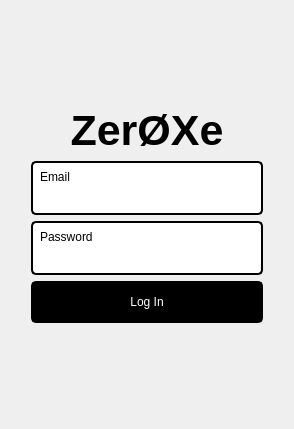
<?xml version="1.0" encoding="UTF-8"?>
<ui version="4.0">
 <class>Form</class>
 <widget class="QWidget" name="Form">
  <property name="geometry">
   <rect>
    <x>0</x>
    <y>0</y>
    <width>294</width>
    <height>429</height>
   </rect>
  </property>
  <property name="windowTitle">
   <string>Form</string>
  </property>
  <layout class="QGridLayout" name="gridLayout">
   <item row="0" column="2">
    <spacer name="verticalSpacerTop">
     <property name="orientation">
      <enum>Qt::Orientation::Vertical</enum>
     </property>
     <property name="sizeHint" stdset="0">
      <size>
       <width>20</width>
       <height>40</height>
      </size>
     </property>
    </spacer>
   </item>
   <item row="1" column="0">
    <spacer name="horizontalSpacerLeft">
     <property name="orientation">
      <enum>Qt::Orientation::Horizontal</enum>
     </property>
     <property name="sizeHint" stdset="0">
      <size>
       <width>40</width>
       <height>20</height>
      </size>
     </property>
    </spacer>
   </item>
   <item row="1" column="1" colspan="2">
    <widget class="QWidget" name="widgetCard" native="true">
     <property name="minimumSize">
      <size>
       <width>250</width>
       <height>0</height>
      </size>
     </property>
     <property name="styleSheet">
      <string notr="true">#widgetCard .QWidget {
background-color: White;
border: 2px solid black;
border-radius: 5%;
}

#widgetCard #widgetButton {
background-color: black;
}

#widgetCard .QLineEdit {
border: none;
}

#widgetCard .QPushButton {
border: none;
background-color:  black;
color: white;
}</string>
     </property>
     <layout class="QVBoxLayout" name="verticalLayout">
      <item>
       <widget class="QLabel" name="labelTitle">
        <property name="font">
         <font>
          <pointsize>32</pointsize>
          <bold>true</bold>
         </font>
        </property>
        <property name="text">
         <string>ZerØXe</string>
        </property>
        <property name="alignment">
         <set>Qt::AlignmentFlag::AlignCenter</set>
        </property>
        <property name="wordWrap">
         <bool>true</bool>
        </property>
       </widget>
      </item>
      <item>
       <widget class="QWidget" name="widgetEmail" native="true">
        <layout class="QVBoxLayout" name="verticalLayout_2">
         <item>
          <widget class="QLabel" name="labelEmail">
           <property name="text">
            <string>Email</string>
           </property>
          </widget>
         </item>
         <item>
          <widget class="QLineEdit" name="lineEditEmail"/>
         </item>
        </layout>
       </widget>
      </item>
      <item>
       <widget class="QWidget" name="widgetPassword" native="true">
        <layout class="QVBoxLayout" name="verticalLayout_3">
         <item>
          <widget class="QLabel" name="labelPassword">
           <property name="text">
            <string>Password</string>
           </property>
          </widget>
         </item>
         <item>
          <widget class="QLineEdit" name="lineEditPassword">
           <property name="echoMode">
            <enum>QLineEdit::EchoMode::Password</enum>
           </property>
          </widget>
         </item>
        </layout>
       </widget>
      </item>
      <item>
       <widget class="QWidget" name="widgetButton" native="true">
        <layout class="QVBoxLayout" name="verticalLayout_4">
         <item>
          <widget class="QPushButton" name="pushButtonLogIn">
           <property name="minimumSize">
            <size>
             <width>0</width>
             <height>24</height>
            </size>
           </property>
           <property name="text">
            <string>Log In</string>
           </property>
          </widget>
         </item>
        </layout>
       </widget>
      </item>
     </layout>
    </widget>
   </item>
   <item row="1" column="3">
    <spacer name="horizontalSpacerRight">
     <property name="orientation">
      <enum>Qt::Orientation::Horizontal</enum>
     </property>
     <property name="sizeHint" stdset="0">
      <size>
       <width>40</width>
       <height>20</height>
      </size>
     </property>
    </spacer>
   </item>
   <item row="2" column="1">
    <spacer name="verticalSpacerBottom">
     <property name="orientation">
      <enum>Qt::Orientation::Vertical</enum>
     </property>
     <property name="sizeHint" stdset="0">
      <size>
       <width>20</width>
       <height>40</height>
      </size>
     </property>
    </spacer>
   </item>
  </layout>
 </widget>
 <resources/>
 <connections/>
</ui>
